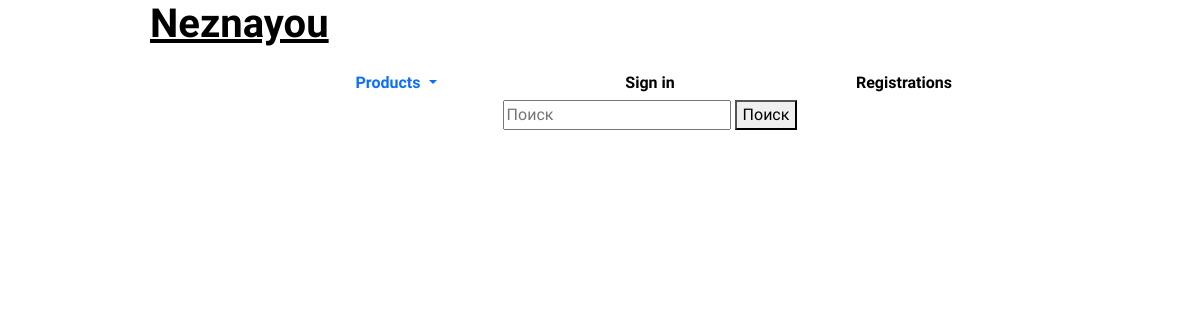
Before: /about-us/ with the older database file.
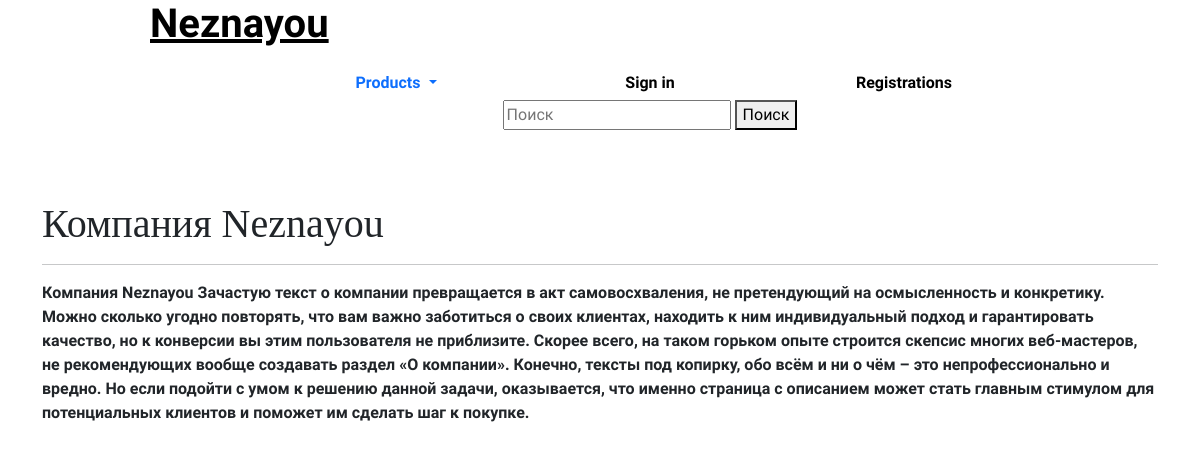
After: the same page with the newer database file.
### core/models.py (models this page shows, shortened)
class AboutUs(models.Model):
    title = models.CharField(max_length=250)
    text = models.TextField()
    img = models.ImageField(upload_to="Image_About_Us", blank=True, null=True, verbose_name="Картинка о нас")
    class Meta:
        verbose_name = "О нас"
        verbose_name_plural = "О нас"

### core/views.py (the view)
# urls.py: path('about-us/', about_us, name="about_us"),
def about_us(request):
    about_us_all = AboutUs.objects.all()
    context = {
        "about_us": about_us_all
    }
    return render(request, "about_us.html", context)

### core/templates/about_us.html
{% extends 'index.html' %}
{% block content %}
{% for about_uss in about_us %}
    <div class="container">
        <div class="about_us">
            <h1>{{ about_uss.title }}</h1>
            <hr>
            <p>{{ about_uss.text }}</p>
        </div>
    </div>
{% endfor %}
{% endblock %}

### core/templates/index.html (shortened to what this page needs)
{% load static %}
<!DOCTYPE html>
<html lang="en">
<head>
    <link href="https://cdn.jsdelivr.net/npm/bootstrap@5.0.0/dist/css/bootstrap.min.css" rel="stylesheet">
    <link rel="stylesheet" href="{% static 'style.css' %}">
</head>
<body>
<div class="nav">
    <h1 class="zago"><a href="{% url 'products' %}">Neznayou</a></h1>
        <ul id="navbar">
            <li class="nav-item dropdown">
            <a class="nav-link dropdown-toggle" href="{% url 'products' %}" id="navbarDropdown" role="button" data-bs-toggle="dropdown" aria-expanded="false">
                Products
            </a>
            </li>
            {% if not request.user.is_authenticated %}
                <li><a href="{% url 'sign-in' %}">Sign in</a></li>
            {% else %}
                <li><a href="{% url 'sign-out' %}">Sign out</a></li>
            {% endif %}
            {% if not request.user.is_authenticated %}
                <li><a href="{% url 'register' %}">Registrations</a></li>
            {% endif %}
                <li><form actions="{% url 'search' %}" name="word">
                        <input type="search" name="word" placeholder="Поиск">
                        <button type="submit">Поиск</button>
                    </form>
                </li>
    </ul>
</div>
{% block content %}
{% endblock %}
</body>

### core/static/style.css (style rules this page uses)
body { font-family: 'Abel', sans-serif; }
a { color: black; transition-duration: 0.3s; }
.nav { margin-left: 150px; }
#navbar { margin: 0; padding: 0; list-style-type: none; }
#navbar li { display: inline; transition-duration: 0.1s; }
#navbar { margin: 0; padding: 0; list-style-type: none; width: 1000px; text-align: center; font-weight: bolder; }
#navbar a { padding: 5px 10px; text-decoration: none; display: inline-block; width: 250px; margin-top: 10px; }
.zago { font-weight: bold; position: relative; }
.about_us { margin-top: 70px; }
.about_us h1 { font-family: 'Playfair Display', serif; }
.about_us p { font-family: 'Raleway', sans-serif; font-weight: bold; }

Changed rows visible on the page:
added AboutUs: title "Компания Neznayou", text "Компания Neznayou Зачастую текст о компании превращается в акт самовосхваления, не претендующий на осмысленность и конкретику. Можно сколько угодно повторять, что вам важно заботиться о своих клиентах, находить к ним индивидуальный подход и гарантировать качество, но к конверсии вы этим пользователя не приблизите. Скорее всего, на таком горьком опыте строится скепсис многих веб-мастеров, не рекомендующих вообще создавать раздел «О компании». Конечно, тексты под копирку, обо всём и ни о чём – это непрофессионально и вредно. Но если подойти с умом к решению данной задачи, оказывается, что именно страница с описанием может стать главным стимулом для потенциальных клиентов и поможет им сделать…"
